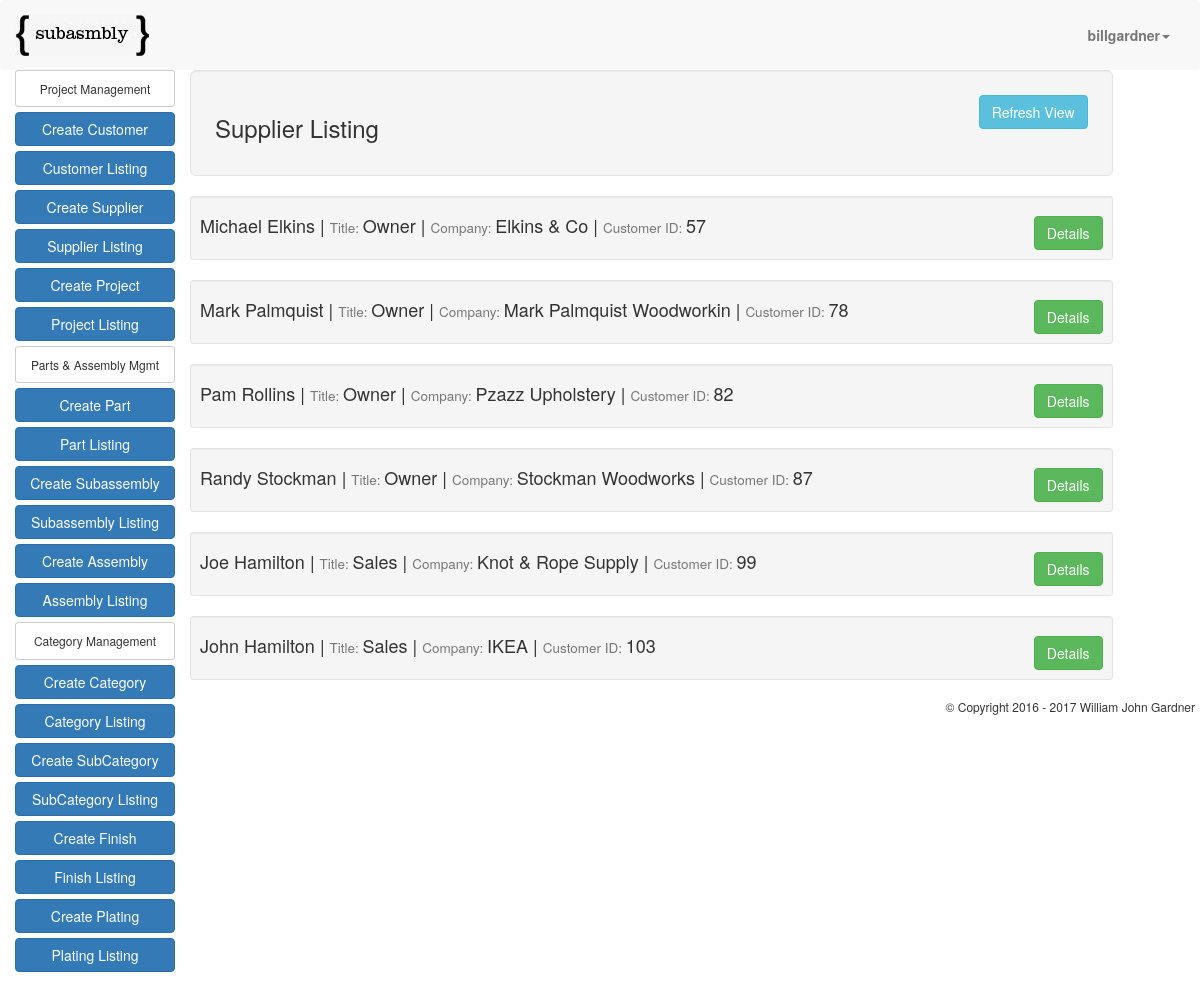
The page /supplier_list/ (signed in) on the database its author committed.
### app/models.py (models this page shows, shortened)
class Supplier(models.Model):
    user = models.ForeignKey("auth.User", null=True, blank=True)
    first_name = models.CharField(max_length=50, null=True, blank=True)
    last_name = models.CharField(max_length=50, null=True, blank=True)
    title = models.CharField(max_length=30)
    company_name = models.CharField(max_length=25, null=True, blank=True)
    phone_number = models.IntegerField(null=True, blank=True)
    email_address = models.CharField(max_length=60, null=True, blank=True)
    twitter_account = models.CharField(max_length=25, null=True, blank=True)
    web_address = models.URLField(null=True, blank=True)
    street_address = models.CharField(max_length=50, null=True, blank=True)
    city = models.CharField(max_length=50, null=True, blank=True)
    state = models.CharField(max_length=2, null=True, blank=True)
    zip_code = models.IntegerField(null=True, blank=True)
    country = models.CharField(max_length=25, null=True, blank=True)

### app/views.py (the view)
# urls.py: url(r'^supplier_list/$', login_required(SupplierListView.as_view()) , name="supplier_list_view"),
class SupplierListView(ListView):
    model = Supplier
    def get_queryset(self):
        return Supplier.objects.filter(user=self.request.user)
    def get_context_data(self, **kwargs):
        context = super().get_context_data(**kwargs)
        high = Highton(
            api_key=os.environ['highrise_api_key'],
            user='williamjohngardner')
        context["people"] = high.get_people()
        for person in context['people']:
            Supplier.objects.update_or_create(first_name=person.first_name, last_name=person.last_name, title=person.title, company_name=person.company_name)
        return context

### templates/app/supplier_list.html
{% extends "bom.html" %}
{% block content %}
    <div class="row">
      <div class="col-md-12 well well-lg">
        <h3 class="pull-left">Supplier Listing</h3><a class="btn btn-info pull-right" type="button" name="refresh" href="" method="post">Refresh View</a>
        </div>
      {% for object in object_list %}
          <div class="col-md-12 well well-sm">
            <h4>{{object.first_name}} {{object.last_name}}  |  <small>Title: </small>{{object.title}}  |  <small>Company: </small>{{object.company_name}}  |  <small>Customer ID: </small>{{object.pk}}<small><a class="btn btn-success pull-right" type="button" name="drilldown" href="{% url 'supplier_detail_view' object.pk %}">Details</a></h4>
          </div>
      {% endfor %}
</div>
</div>
{% endblock %}

### templates/bom.html (shortened to what this page needs)
{% load staticfiles %}
{% load bootstrap %}
<!DOCTYPE html>
<html>
  <head>
    <link rel="stylesheet" href="{% static "app/css/bootstrap.css" %}" media="screen" charset="utf-8">
    <link rel="stylesheet" href="{% static "app/css/main.css" %}" media="screen" charset="utf-8">
  </head>
  <body>
    <nav class="navbar navbar-default">
      <div class="container-fluid">
        <div class="navbar-header">
          <a class="navbar-brand" href="/"><img id="logo-sm" src="{% static 'app/images/logo_sm.jpg' %}" alt="Subasmbly"/></a>
        </div>
        <div class="collapse navbar-collapse" id="bs-example-navbar-collapse-1">
          <ul id="menu" class="nav navbar-nav navbar-right">
            <li class="dropdown">
              <a href="#" class="dropdown-toggle" data-toggle="dropdown" role="button" aria-haspopup="true" aria-expanded="false"><strong>{{request.user}}</strong><span class="caret"></span></a>
            </li>
          </ul>
        </div>
      </div>
    </nav>
<div class="row">
    <div id="sidenav" class="col-md-2">
      <div class="btn btn-default btn-xs btn-block"><h6>Project Management</h6></div>
      <a href="{% url 'create_customer_view' %}" type="button" class="btn btn-primary btn-block">Create Customer</a>
      <a href="{% url 'customer_list_view' %}" type="button" class="btn btn-primary btn-block">Customer Listing</a>
      <a href="{% url 'create_supplier_view' %}" type="button" class="btn btn-primary btn-block">Create Supplier</a>
      <a href="{% url 'supplier_list_view' %}" type="button" class="btn btn-primary btn-block">Supplier Listing</a>
      <a href="{% url 'create_project_view' %}" type="button" class="btn btn-primary btn-block">Create Project</a>
      <a href="{% url 'project_list_view' %}" type="button" class="btn btn-primary btn-block">Project Listing</a>
      <div class="btn btn-default btn-xs btn-block"><h6>Parts & Assembly Mgmt</h6></div>
      <a href="{% url 'create_part_view' %}" type="button" class="btn btn-primary btn-block">Create Part</a>
      <a href="{% url 'part_list_view' %}" type="button" class="btn btn-primary btn-block">Part Listing</a>
      <a href="{% url 'create_subassembly_view' %}" type="button" class="btn btn-primary btn-block">Create Subassembly</a>
      <a href="{% url 'subassembly_list_view' %}" type="button" class="btn btn-primary btn-block">Subassembly Listing</a>
      <a href="{% url 'create_assembly_view' %}" type="button" class="btn btn-primary btn-block">Create Assembly</a>
      <a href="{% url 'assembly_list_view' %}" type="button" class="btn btn-primary btn-block">Assembly Listing</a>
      <div class="btn btn-default btn-xs btn-block"><h6>Category Management</h6></div>
      <a href="{% url 'create_category_view' %}" type="button" class="btn btn-primary btn-block">Create Category</a>
      <a href="{% url 'category_list_view' %}" type="button" class="btn btn-primary btn-block">Category Listing</a>
      <a href="{% url 'create_subcategory_view' %}" type="button" class="btn btn-primary btn-block">Create SubCategory</a>
      <a href="{% url 'subcategory_list_view' %}" type="button" class="btn btn-primary btn-block">SubCategory Listing</a>
      <a href="{% url 'create_finish_view' %}" type="button" class="btn btn-primary btn-block">Create Finish</a>
      <a href="{% url 'finish_list_view' %}" type="button" class="btn btn-primary btn-block">Finish Listing</a>
      <a href="{% url 'create_plating_view' %}" type="button" class="btn btn-primary btn-block">Create Plating</a>
      <a href="{% url 'plating_list_view' %}" type="button" class="btn btn-primary btn-block">Plating Listing</a>
      <br>
      <br>
      <br>
    </div>
    <div class="col-md-9">
      {% block content %}{% endblock %}
      <footer>
        <h6><div style="float:right;">  &copy; Copyright 2016 -
           William John Gardner</div><h6>
      </footer>
    </div>
</body>
</html>

### app/static/app/css/main.css (style rules this page uses)
.navbar { position: relative; min-height: 0px !important; margin-bottom: 0px !important; border: 0px solid transparent; }
#sidenav { padding-left: 30px; }
nav { padding-bottom: 10px; }
#menu { padding-top: 10px; }
footer { padding: 50px 20px; }

### rows shown on the page
Supplier: first_name "Michael", last_name "Elkins", title "Owner", company_name "Elkins & Co", pk "57"
Supplier: first_name "Mark", last_name "Palmquist", title "Owner", company_name "Mark Palmquist Woodworkin", pk "78"
Supplier: first_name "Pam", last_name "Rollins", title "Owner", company_name "Pzazz Upholstery", pk "82"
Supplier: first_name "Randy", last_name "Stockman", title "Owner", company_name "Stockman Woodworks", pk "87"
Supplier: first_name "Joe", last_name "Hamilton", title "Sales", company_name "Knot & Rope Supply", pk "99"
Supplier: first_name "John", last_name "Hamilton", title "Sales", company_name "IKEA", pk "103"

### other values the page prints
{{ request.user }} "billgardner"
